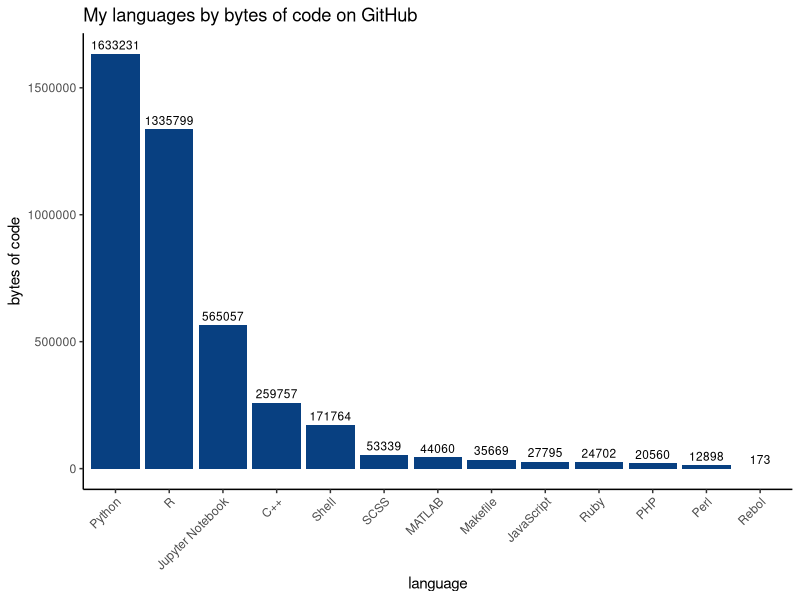
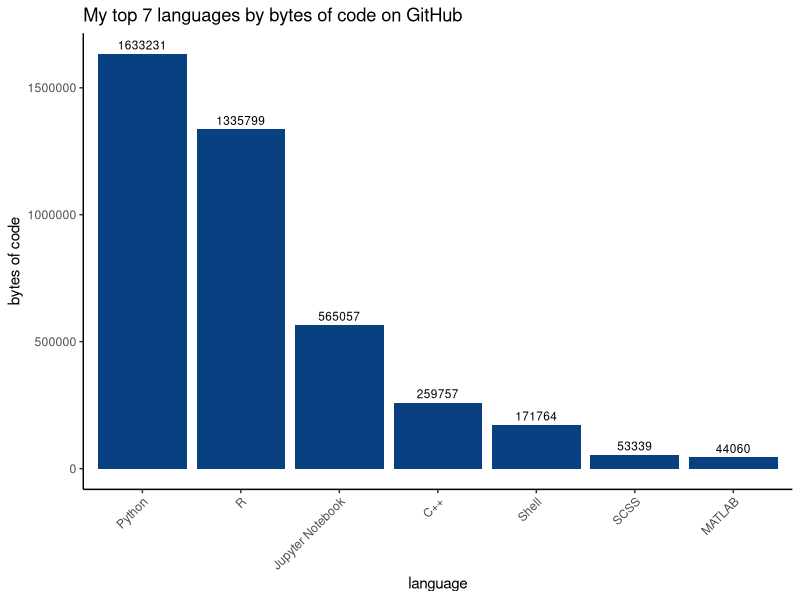
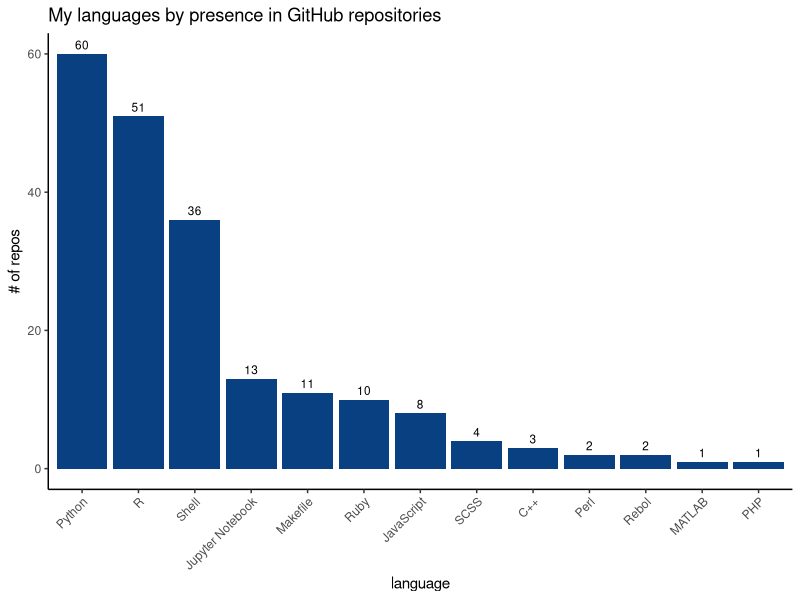

The R script that drew these images, in order:

library(here)
library(RColorBrewer)
library(tidyverse)
theme_set(theme_classic())
update_geom_defaults("bar", list(fill = RColorBrewer::brewer.pal(n=9,name="GnBu")[9]))
theme_update(axis.text.x = element_text(angle = 45, hjust = 1))
aspect_ratio <- 4/3
height <- 5
width <- height * aspect_ratio

data <- readr::read_csv(here::here("data", "repo_languages.csv")) %>%
    filter(!(language %in% c("HTML", "CSS", "TeX")))

plot_all_bytes <- data %>%
    group_by(language) %>%
    summarize(total_bytes=sum(language_repo_bytes)) %>%
    ggplot2::ggplot(aes(x=reorder(language, -total_bytes), y=total_bytes, ladbel=total_bytes)) +
    geom_bar(stat="identity")+#, fill="#0868AC") +
    geom_text(aes(label=total_bytes), vjust=-0.5, size=3) +
    xlab("language") +
    ylab("bytes of code") +
    ggtitle("My languages by bytes of code on GitHub")
ggsave(here::here("figures", "language_all_bytes.svg"), height=height, width=width, units="in")

plot_bytes_7 <- data %>%
    group_by(language) %>%
    summarize(total_bytes=sum(language_repo_bytes)) %>%
    top_n(7, total_bytes) %>%
    ggplot2::ggplot(aes(x=reorder(language, -total_bytes), y=total_bytes, label=total_bytes)) +
    geom_bar(stat="identity")+#, fill="#0868AC") +
    geom_text(aes(label=total_bytes), vjust=-0.5, size=3) +
    xlab("language") +
    ylab("bytes of code") +
    ggtitle("My top 7 languages by bytes of code on GitHub")
ggsave(here::here("figures", "language_all_bytes_n7.svg"), height=height, width=width, units="in")

plot_all_repos <- data %>%
    group_by(language) %>%
    summarize(repo_count=n()) %>%
    ggplot2::ggplot(aes(x=reorder(language, -repo_count), y=repo_count, label=repo_count)) +
    geom_bar(stat="identity")+#, fill="#0868AC") +
    geom_text(aes(label=repo_count), vjust=-0.5, size=3) +
    xlab("language") +
    ylab("# of repos") +
    ggtitle("My languages by presence in GitHub repositories")
ggsave(here::here("figures", "language_all_repos.svg"), height=height, width=width, units="in")
